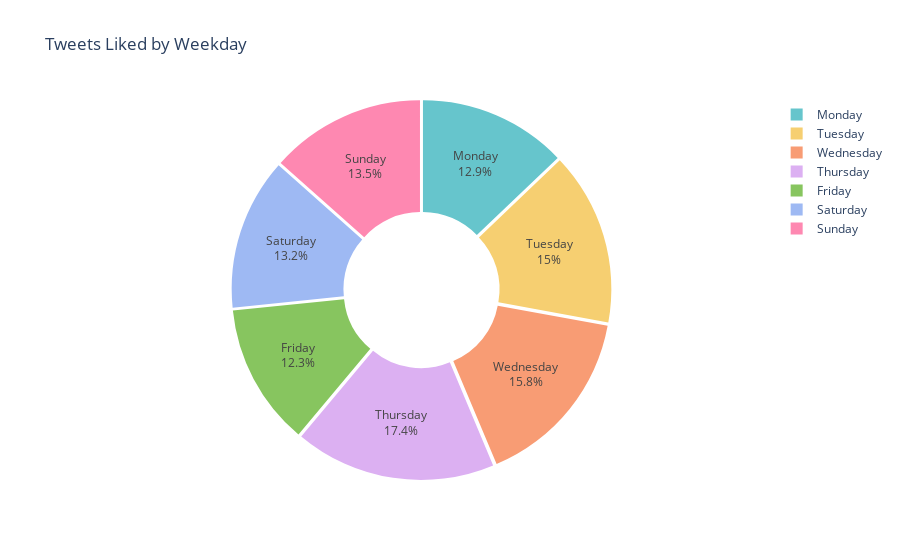

Notebook code cell kept with this figure:
### Code cell
def plot_combined_donut_chart_ordered_correctly(data_df, date_col = 'StrTime'):
    # Convert 'StrTime' to datetime and extract the weekday name and number
    data_df['WeekdayName'] = data_df[date_col].dt.day_name()
    # Map weekday names to numbers for sorting (Monday=0, ..., Sunday=6)
    weekdays_map = {'Monday': 0, 'Tuesday': 1, 'Wednesday': 2, 'Thursday': 3, 'Friday': 4, 'Saturday': 5, 'Sunday': 6}
    data_df['WeekdayNumber'] = data_df['WeekdayName'].map(weekdays_map)
    
    # Prepare the data: count messages by WeekdayName, ignoring sender
    weekday_distribution = data_df.groupby(['WeekdayName', 'WeekdayNumber']).size().reset_index(name='Count')
    
    # Sort by WeekdayNumber to ensure correct order
    weekday_distribution.sort_values('WeekdayNumber', inplace=True)
    
    # Now that sorting is done, WeekdayNumber is no longer needed
    weekday_distribution = weekday_distribution.drop(columns=['WeekdayNumber'])
    
    # Create Donut chart with a different color scheme
    fig = px.pie(weekday_distribution, names='WeekdayName', values='Count',
                 title="Tweets Liked by Weekday",
                 color_discrete_sequence=px.colors.qualitative.Pastel,
                 hole=0.4)
    
    # Add slight margin between each day for better visualization
    fig.update_traces(textinfo='percent+label', pull=0.02)
    fig.update_traces(
        sort=False, 
        direction='clockwise'
                      )


    fig.show()

# Ensure data_df['StrTime'] is a datetime column before calling the function
plot_combined_donut_chart_ordered_correctly(df, date_col='date')

### Figure 1 — Plotly figure (JSON) as saved in the notebook; plotly's stock layout.template omitted (floating-point values rounded to 4 significant figures)
{"data": [{"direction": "clockwise", "domain": {"x": [0, 1], "y": [0, 1]}, "hole": 0.4, "hovertemplate": "WeekdayName=%{label}<br>Count=%{value}<extra></extra>", "labels": ["Monday", "Tuesday", "Wednesday", "Thursday", "Friday", "Saturday", "Sunday"], "legendgroup": "", "name": "", "pull": 0.02, "showlegend": true, "sort": false, "textinfo": "percent+label", "type": "pie", "values": [132, 154, 162, 179, 126, 135, 138]}], "layout": {"legend": {"tracegroupgap": 0}, "piecolorway": ["rgb(102, 197, 204)", "rgb(246, 207, 113)", "rgb(248, 156, 116)", "rgb(220, 176, 242)", "rgb(135, 197, 95)", "rgb(158, 185, 243)", "rgb(254, 136, 177)", "rgb(201, 219, 116)", "rgb(139, 224, 164)", "rgb(180, 151, 231)", "rgb(179, 179, 179)"], "title": {"text": "Tweets Liked by Weekday"}}}
